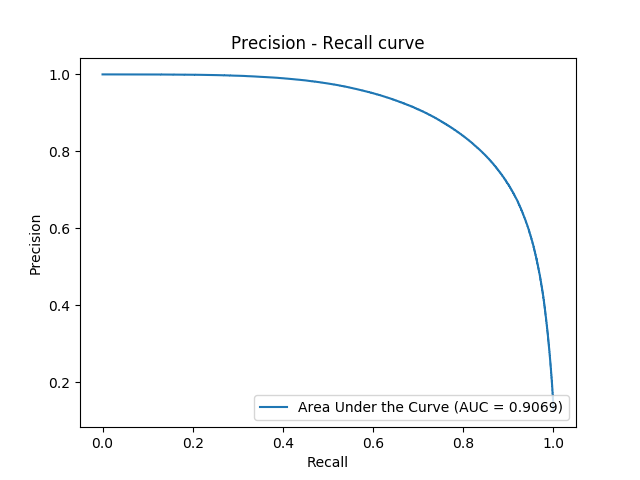
#> input picture test/Precision_recall.png, 640 x 480 px
$ python mouse_coor.py
#> lines starting #> are read from the running program, lines starting #| are printed output that depends on the picture
from tkinter import *
from tkinter.filedialog import askopenfilename
from PIL import Image, ImageTk
import tkinter.simpledialog

root = Tk()

#setting up a tkinter canvas
w = Canvas(root, width=1000, height=1000)
w.pack()

#adding the image
File = askopenfilename(parent=root, initialdir="./",title='Select an image')
#> the answer given: ../test/Precision_recall.png
original = Image.open(File)
#> original is the input picture: PIL image 640x480 RGBA; mean R, G, B, A 250.2, 250.7, 251, 255
original = original.resize((1000,1000)) #resize image
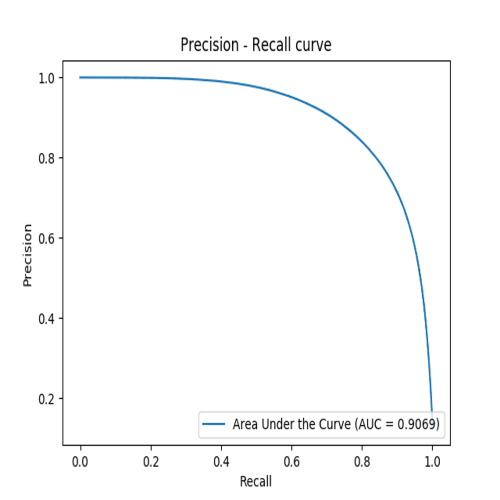
#> original: PIL image 1000x1000 RGBA (shown at 1/2 size); mean R, G, B, A 250.1, 250.5, 250.8, 255
img = ImageTk.PhotoImage(original)
w.create_image(0, 0, image=img, anchor="nw")

#ask for pressure and temperature extent
xmt = tkinter.simpledialog.askfloat("Temperature", "degrees in x-axis")
ymp = tkinter.simpledialog.askfloat("Pressure", "bars in y-axis")

#ask for real PT values at origin
xc = tkinter.simpledialog.askfloat("Temperature", "Temperature at origin")
yc = tkinter.simpledialog.askfloat("Pressure", "Pressure at origin")

#instruction on 3 point selection to define grid
tkinter.messagebox.showinfo("Instructions", "Click: \n"
                                            "1) Origin \n"
                                            "2) Temperature end \n"
                                            "3) Pressure end")

# From here on I have no idea how to get it to work...

# Determine the origin by clicking
def getorigin(eventorigin):
    global x0,y0
    x0 = eventorigin.x
    y0 = eventorigin.y
    print(x0,y0)
#mouseclick event
w.bind("<Button 1>",getorigin)

# Determine the extent of the figure in the x direction (Temperature)
def getextentx(eventextentx):
    global xe
    xe = eventextentx.x
    print(xe)
#mouseclick event
w.bind("<Button 1>",getextentx)

# Determine the extent of the figure in the y direction (Pressure)
def getextenty(eventextenty):
    global ye
    ye = eventextenty.y
    print(ye)
#mouseclick event
w.bind("<Button 1>",getextenty)

#message to confirm that the grid is set up
tkinter.messagebox.showinfo("Grid", "Grid is set. You can start picking coordinates.")

#Coordinate transformation into Pressure-Temperature space
def printcoords(event):
    xmpx = xe-x0
    xm = xmt/xmpx
    ympx = ye-y0
    ym = -ymp/ympx

    #coordinate transformation
    newx = (event.x-x0)*(xm)+xc
    newy = (event.y-y0)*(ym)+yc

    #outputting x and y coords to console
    print (newx,newy)
#mouseclick event
w.bind("<Button 1>",printcoords)

root.mainloop()
